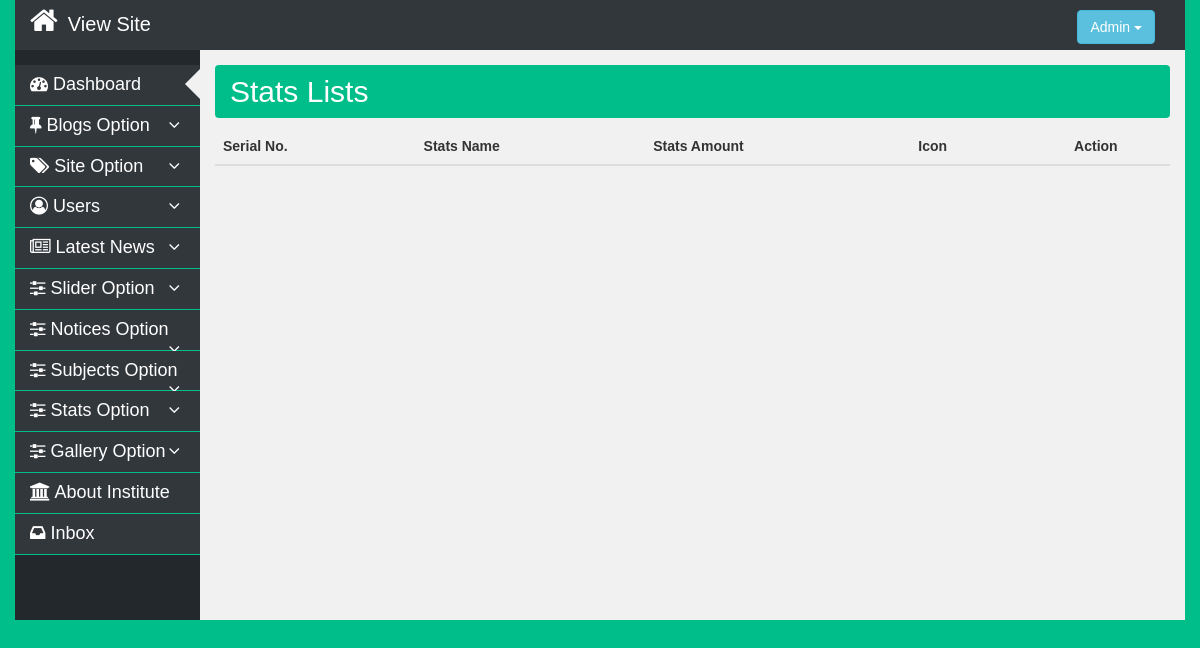
Page /dashboard/view_stat.php (signed in) on the earlier database version.
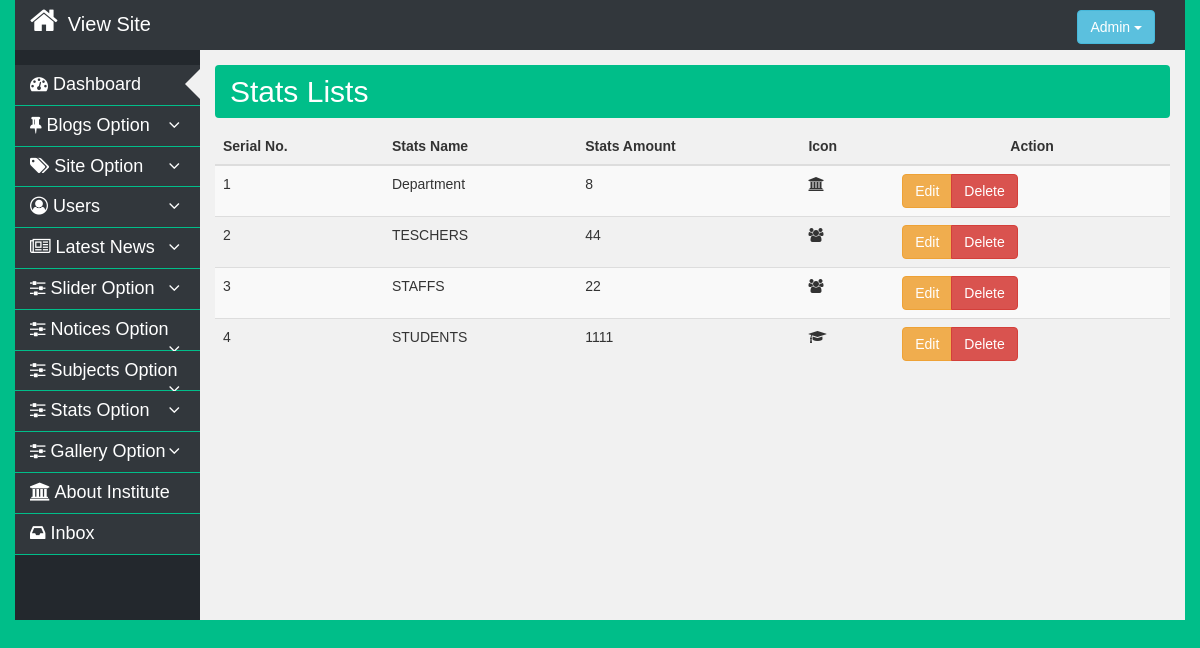
Same page on the later database version.
### tables this page shows
CREATE TABLE `stats_taable` (
  `id` int(11) NOT NULL,
  `stat_icon` varchar(100) NOT NULL,
  `stat_amount` varchar(100) NOT NULL,
  `stat_name` varchar(100) NOT NULL
);

### libs/Database.php (called while the page is built, shortened)
<?php
class Database{
    public $host   = DB_HOST;
    public $user   = DB_USER;
    public $pass   = DB_PASS;
    public $dbname = DB_NAME;
    public $link;
    public function dbConnect(){
        $this->link = new mysqli($this->host, $this->user, $this->pass, $this->dbname);
    }
    public function readData($query){
        $result = $this->link->query($query) or die($this->link->error.__LINE__);
        if($result->num_rows > 0){
            return $result;
        }
        else {
            return false;
        }
    }
}
?>

### libs/Stats.php (called while the page is built, shortened)
<?php
class Stats {
	private $db;
 	public function __construct(){
 		$this->db = new Database();
 	}
    public function getAllStats(){
        $query = "SELECT * FROM stats_taable";
        $result = $this->db->readData($query);
        return $result;
    }
}
?>

### dashboard/view_stat.php (the view, shortened to what this page needs)
<?php require_once 'includes/header.php'; ?>
    <section class="main-section">
        <div class="container-fluid">
            <div class="row">
                <div class="col-md-3 col-lg-2 col-sm-4 col-xs-12 padding-right15">
                    <?php require_once 'includes/sidebar.php'; ?>
                </div>
                <div class="col-md-9 col-lg-10 col-sm-8 col-xs-12 padding-left15">
                    <div class="main-content">
                        <div class="display-flax-content">
                            <div class="section-title">
                                <h2>Stats Lists</h2>
                            </div>
                            <div class="content">
                                <div class="catlist">
                                    <table class="table table-striped" id="dataTable">
                                        <thead>
                                            <tr>
                                                <th>Serial No.</th>
                                                <th>Stats Name</th>
                                                <th>Stats Amount</th>
                                                <th>Icon</th>
                                                <th class="text-center">Action</th>
                                            </tr>
                                        </thead>
                                        <tbody>
                                            <?php
                                                $getStats = $stats->getAllStats();
                                                if ($getStats) {
                                                    $i= 0;
                                                    while ($value = $getStats->fetch_assoc()) {
                                                        $i++;
                                            ?>
                                            <tr>
                                                <td><?php echo $i; ?></td>
                                                <td><?php echo $value['stat_name']; ?></td>
                                                <td><?php echo $value['stat_amount']; ?> </td>
                                                <td><i class="fa fa-<?php echo $value['stat_icon']; ?>"></i></td>
                                                <td>
                                                    <div class="btn-group" role="group" aria-label="Action button">
                                                        <a href="add_subjects.php?edit_subjects=<?php echo $value['id'] ?>" class="btn btn-warning">Edit</a>
                                                        <a href="" class="btn btn-danger">Delete</a></td>
                                                    </div>
                                        <?php } } ?>
                                        </tbody>
                                    </table>
                                </div>
                            </div>
                        </div>
                    </div>
                </div>
            </div>
        </div>
    </section>
<?php require_once 'includes/footer.php'; ?>

### dashboard/includes/header.php (shortened to what this page needs)
<?php
    $stats = new Stats();
?>
<!DOCTYPE html>
<html lang="en">
<head>
    <link rel="stylesheet" type="text/css" href="css/jquery-ui/jquery-ui.css">
    <link rel="stylesheet" type="text/css" href="css/datatables/datatables.css">
    <link rel="stylesheet" type="text/css" href="css/bootstrap/bootstrap.css">
    <link rel="stylesheet" type="text/css" href="css/font-awesome.css">
    <link rel="stylesheet" type="text/css" href="css/normalize.css">
    <link rel="stylesheet" type="text/css" href="css/main.css">
    <link rel="stylesheet" type="text/css" href="css/style.css">
    <link rel="stylesheet" type="text/css" href="css/responsive.css">
</head>
<body>
    <section class="header-area">
        <div class="container-fluid">
            <div class="header-top">
                <div class="row">
                    <div class="col-md-10 col-lg-10 col-sm-9 col-xs-9">
                        <div class="menu-content">
                            <div class="site-url">
                                <a href="http://localhost/institute-website/" target="_blank"><i class="fa fa-home" aria-hidden="true"></i>View Site</a>
                            </div>
                        </div>
                    </div>
                    <div class="col-md-2 col-lg-2 col-sm-3 col-xs-3">
                        <div class="view-user right">
                            <div class="dropdown">
                                <button class="btn btn-info dropdown-toggle" type="button" data-toggle="dropdown">Admin
                                <span class="caret"></span></button>
                            </div>
                        </div>
                    </div>
                </div>
            </div>
        </div>
    </section>

### dashboard/includes/sidebar.php (shortened to what this page needs)
<div class="sidebar-area">
        <div class="sidebar-menu">
            <div class="dashboard-link">
                <h3 class="active-page"><a href="index.php"><i class="fa fa-tachometer" aria-hidden="true"></i> Dashboard</a></h3>
            </div>
            <div id="accordion" class="collapse-item-section">
                <div class="collapse-body">
                    <h3><a data-toggle="collapse" data-target="#post-opt-m" id="post-opth-m" aria-expanded="true" aria-controls="post-opt-m"><i class="fa fa-thumb-tack" aria-hidden="true"></i> Blogs Option<i class="fa fa-angle-down"></i> <i class="fa fa-angle-up"></i></a></h3>
                </div>
                <div class="collapse-body">
                    <h3><a data-toggle="collapse" data-target="#siteoption-m" id="siteoptionh-m" aria-expanded="true" aria-controls="siteoption-m"><i class="fa fa-tags" aria-hidden="true"></i> Site Option<i class="fa fa-angle-down"></i> <i class="fa fa-angle-up"></i></a></h3>
                </div>
                <div class="collapse-body">
                    <h3><a data-toggle="collapse" data-target="#user-opt-m" id="user-opth-m" aria-expanded="true" aria-controls="user-opt-m"><i class="fa fa-user-circle-o" aria-hidden="true"></i> Users<i class="fa fa-angle-down"></i> <i class="fa fa-angle-up"></i></a></h3>
                </div>
                <div class="collapse-body">
                    <h3><a data-toggle="collapse" data-target="#news-opt-m" id="news-opth-m" aria-expanded="true" aria-controls="news-opt-m"><i class="fa fa-newspaper-o" aria-hidden="true"></i> Latest News<i class="fa fa-angle-down"></i> <i class="fa fa-angle-up"></i></a></h3>
                </div>
                <div class="collapse-body">
                    <h3><a data-toggle="collapse" data-target="#slider-opt-m" id="slider-opth-m" aria-expanded="true" aria-controls="slider-opt-m"><i class="fa fa-sliders" aria-hidden="true"></i> Slider Option<i class="fa fa-angle-down"></i> <i class="fa fa-angle-up"></i></a></h3>
                </div>
                <div class="collapse-body">
                    <h3><a data-toggle="collapse" data-target="#notices-opt-m" id="notices-opth-m" aria-expanded="true" aria-controls="notices-opt-m"><i class="fa fa-sliders" aria-hidden="true"></i> Notices Option<i class="fa fa-angle-down"></i> <i class="fa fa-angle-up"></i></a></h3>
                </div>
                <div class="collapse-body">
                    <h3><a data-toggle="collapse" data-target="#sub-opt-m" id="sub-opth-m" aria-expanded="true" aria-controls="sub-opt-m"><i class="fa fa-sliders" aria-hidden="true"></i> Subjects Option<i class="fa fa-angle-down"></i> <i class="fa fa-angle-up"></i></a></h3>
                </div>
                <div class="collapse-body">
                    <h3><a data-toggle="collapse" data-target="#stat-opt-m" id="stat-opth-m" aria-expanded="true" aria-controls="stat-opt-m"><i class="fa fa-sliders" aria-hidden="true"></i> Stats Option<i class="fa fa-angle-down"></i> <i class="fa fa-angle-up"></i></a></h3>
                </div>
                <div class="collapse-body">
                    <h3><a data-toggle="collapse" data-target="#gallary-opt-m" id="gallary-opth-m" aria-expanded="true" aria-controls="gallary-opt-m"><i class="fa fa-sliders" aria-hidden="true"></i> Gallery Option<i class="fa fa-angle-down"></i> <i class="fa fa-angle-up"></i></a></h3>
                </div>
                <div class="dashboard-link">
                    <h3><a href="about.php"><i class="fa fa-university" aria-hidden="true"></i> About Institute</a></h3>
                </div>
                <div class="dashboard-link">
                    <h3><a href="inbox.php"><i class="fa fa-inbox" aria-hidden="true"></i> Inbox</a></h3>
                </div>
            </div>
        </div>
    </div>

### dashboard/includes/footer.php (shortened to what this page needs)
</body>
</html>

### dashboard/css/main.css (style rules this page uses)
html { color: #222; font-size: 1em; line-height: 1.4; }

### dashboard/css/style.css (style rules this page uses)
* { margin: 0; padding: 0; }
body { font-family: sans-serif; font-size: 14px; line-height: 25px; background: #00be89; overflow-x:hidden; }
a, a:hover, a:focus { text-decoration: none; transition: .4s; }
.right { float: right }
.header-top { background: #32373C; min-height: 50px; color: #fff; position: relative; }
.section-title { padding: 10px 15px; background: #00be89; border-radius: 4px; }
.section-title h2 { margin: 0px; color: #fff; }
.sidebar-area { background: #23282d; color: #fff; padding-top: 15px; min-height: 570px; padding-bottom: 15px; }
.main-content { background: #F1F1F1; padding: 15px; min-height: 570px; }
.padding-left15 { padding-left: 0px; }
.padding-right15 { padding-right: 0px; }
div#accordion .collapse-body h3, .dashboard-link h3 { position: relative; padding: 10px 5px; cursor: pointer; transition: .4s; font-size: 18px; border-bottom: 1px solid #00be89; margin: 0px; background:#32373C; padding-left: 15px; }
div#accordion .collapse-body h3 a, .dashboard-link h3 a { display: block; color: #fff; }
div#accordion .collapse-body h3 a i.fa.fa-angle-down, div#accordion .collapse-body h3 a i.fa.fa-angle-up, div#accordion .dashbord-collapse-item h3 a i.fa.fa-angle-down, div#accordion .dashbord-collapse-item h3 a i.fa.fa-angle-up { float: right; padding-right: 15px; display: none; }
div#accordion .collapse-body h3 a[aria-expanded=true] i.fa.fa-angle-down, div#accordion .dashbord-collapse-item h3 a[aria-expanded=true] i.fa.fa-angle-down { display: block; }
.site-url { display: inline-block; padding-left: 15px; font-size: 20px; }
.site-url a { color: #fff; display: block; }
.site-url a i { margin-right: 10px; margin-top: 5px; font-size: 30px; }
.view-user { margin-right: 30px; margin-top: 10px; }
div#accordion .collapse-body h3.active-page::before, .dashboard-link h3.active-page::before { content: ""; position: absolute; right: 0px; top: 4px; border: 15px solid #F1F1F1; height: 0; border-top: 15px solid transparent; border-left: 15px solid transparent; border-bottom: 15px solid transparent; width: 0; }
.addpost, .catlist, .postlist-block, .userlist-block, .inbox { margin-top: 10px; }

Differences in the rows shown:
added stats_taable: stat_name "Department", stat_amount "8"
added stats_taable: stat_name "TESCHERS", stat_amount "44"
added stats_taable: stat_name "STAFFS", stat_amount "22"
added stats_taable: stat_name "STUDENTS", stat_amount "1111"
